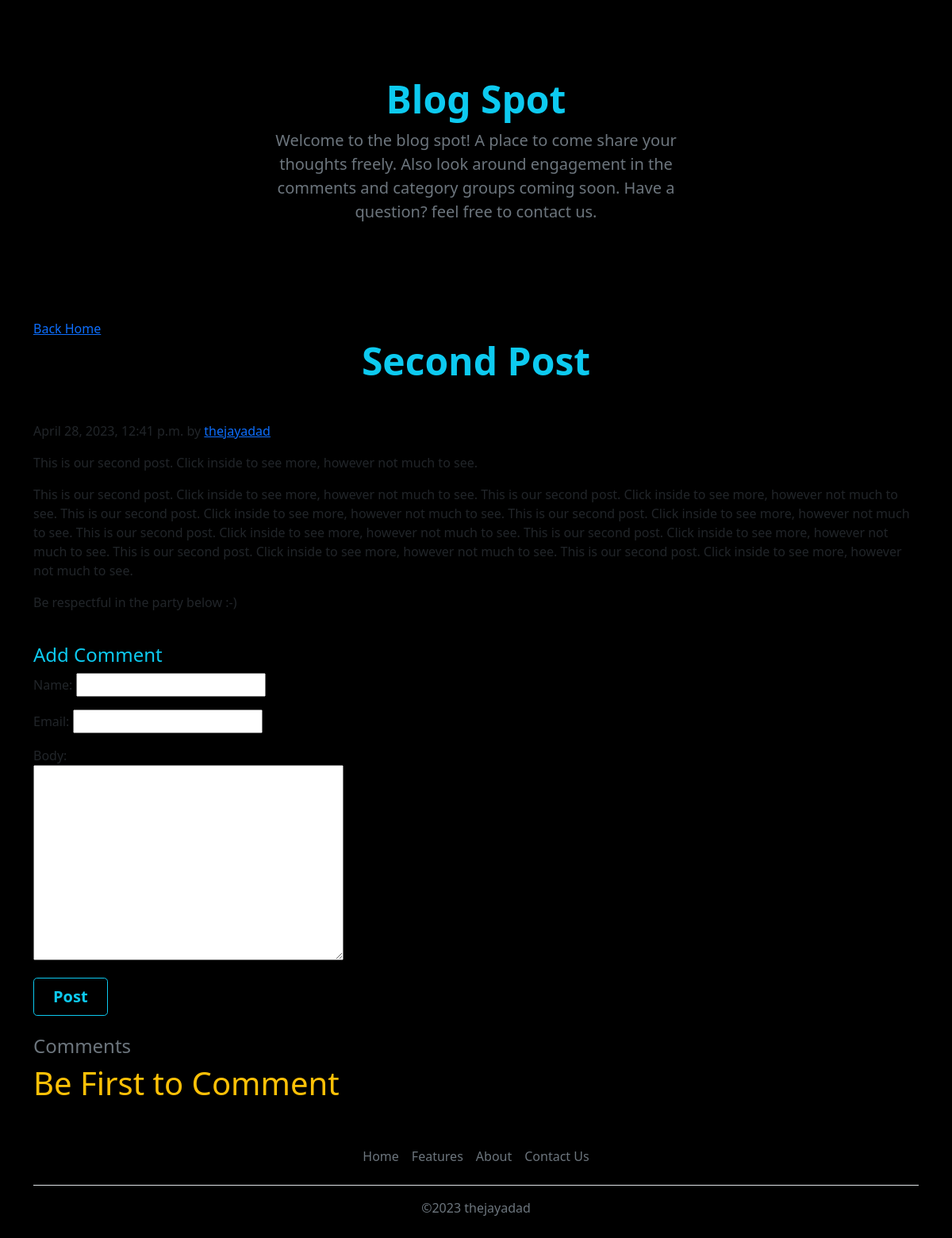
Page /second-post/ on the earlier database version.
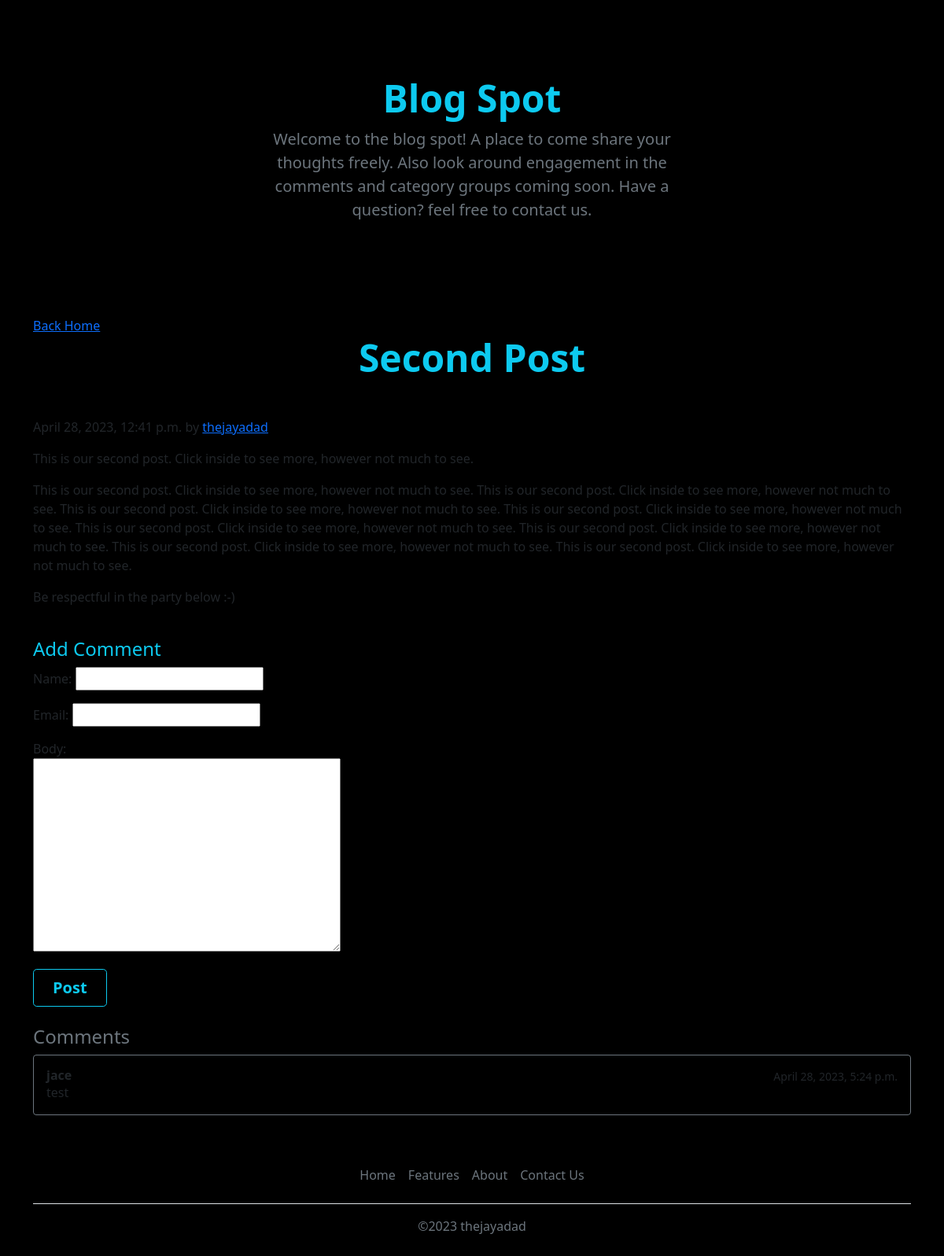
Same page on the later database version.
### blog/models.py (models this page shows)
class Comment(models.Model):
    post = models.ForeignKey(Post, related_name='comments', on_delete=models.CASCADE)
    name = models.CharField(max_length=255)
    email = models.EmailField()
    body = models.TextField()
    date_added = models.DateTimeField(auto_now_add=True)
    class Meta:
        ordering = ['date_added']

### blog/views.py (the view)
# urls.py: path('<slug:slug>/', deatail, name='detail')
def deatail(request, slug):
    post = Post.objects.get(slug=slug)
    if request.method == 'POST':
        form = CommentForm(request.POST)
        if form.is_valid():
            comment = form.save(commit=False)
            comment.post = post
            comment.save()
        return redirect('detail', slug=post.slug)
    else:
        form = CommentForm()
    return render(request, 'blog/detail.html', {'post': post, 'form': form})

### blog/forms.py
class CommentForm(forms.ModelForm):
    class Meta:
        model = Comment
        fields = ['name', 'email', 'body']

### blog/templates/blog/detail.html (shortened to what this page needs)
{% extends 'blog/base.html' %}
{% block content %}
<a href="/">Back Home</a>
<h2 class="mb-4 display-5 fw-bold text-center text-info">{{post.title}}</h2>
<br>
<p class="blog-post-meta">{{post.date_added}} by <a href="#">thejayadad</a></p>
<p>{{post.intro}}</p>
<blockquote>
  <p>{{post.body}}</p>
</blockquote>
<p>Be respectful in the party below :-)</p>
<br>
<h4 class="text-info">Add Comment</h4>
<form method="post" action="." style="max-width: 400px;">
    {{ form.as_p }}
      <button type="submit" class="align-center btn btn-outline-info btn-lg px-4 me-sm-3 fw-bold">Post</button>
    </form>
<br>
<h4 class="text-secondary">Comments</h4>
<div class="list-group w-auto">
{% for comment in post.comments.all %}
<a href="#" class="list-group-item list-group-item-action d-flex gap-3 mb-3 py-3 border-secondary" aria-current="true" style="background-color: black;">
    <div class="d-flex gap-2 w-100 justify-content-between">
        <div>
          <h6 class="mb-0"><strong>{{ comment.name }}</strong></h6>
          <p class="mb-0 opacity-75">{{ comment.body }}</p>
        </div>
        <small class="opacity-50 text-nowrap">{{ comment.date_added }}</small>
      </div>
</a>
{% empty %}
<div class="notification">
    <h1 class="text-warning">Be First to Comment</h1>
</div>
{% endfor %}
</div>
{% endblock %}

Differences in the rows shown:
added Comment: name "jace", body "test", date_added "April 28, 2023, 5:24 p.m."
Other differences:
text no longer shown: "Be First to Comment"
